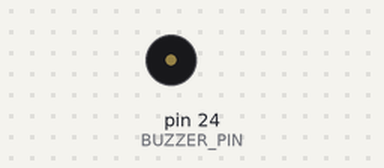
The sketch below on a simulated Arduino Mega 2560, built with avr-gcc and run on an emulated ATmega2560. Shown: buzzer (waves = sounding).

Above: at 0.3 s.
Timing chart, 0 to 1.8 s (numbered marks = the images above):
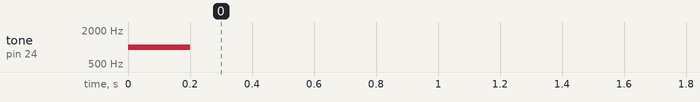

Measured:
- by itself, tone on pin 24 (BUZZER_PIN): silent → 1000 Hz at 0.00 s, → silent 0.20 s later

The sketch:

test_arduino.ino
```cpp
const byte BUZZER_PIN = 24;

void setup() {
	tone(BUZZER_PIN, 1000, 200); // 1 kHz
}

void loop() {
}
```
